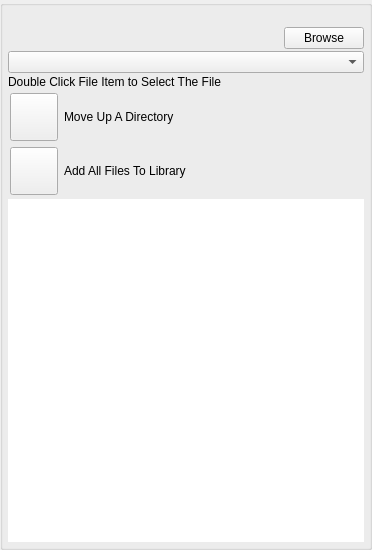
<?xml version="1.0" encoding="UTF-8"?>
<ui version="4.0">
 <class>AppletBrowseFilesUi</class>
 <widget class="QWidget" name="AppletBrowseFilesUi">
  <property name="geometry">
   <rect>
    <x>0</x>
    <y>0</y>
    <width>372</width>
    <height>550</height>
   </rect>
  </property>
  <property name="windowTitle">
   <string>Browse Files</string>
  </property>
  <property name="windowOpacity">
   <double>1.000000000000000</double>
  </property>
  <property name="toolTip">
   <string/>
  </property>
  <layout class="QVBoxLayout" name="verticalLayout">
   <property name="spacing">
    <number>0</number>
   </property>
   <property name="leftMargin">
    <number>0</number>
   </property>
   <property name="topMargin">
    <number>0</number>
   </property>
   <property name="rightMargin">
    <number>0</number>
   </property>
   <property name="bottomMargin">
    <number>0</number>
   </property>
   <item>
    <widget class="QGroupBox" name="FileItemsBox">
     <property name="minimumSize">
      <size>
       <width>0</width>
       <height>0</height>
      </size>
     </property>
     <property name="title">
      <string/>
     </property>
     <layout class="QVBoxLayout" name="verticalLayout_2">
      <property name="spacing">
       <number>2</number>
      </property>
      <property name="leftMargin">
       <number>5</number>
      </property>
      <property name="topMargin">
       <number>5</number>
      </property>
      <property name="rightMargin">
       <number>5</number>
      </property>
      <property name="bottomMargin">
       <number>5</number>
      </property>
      <item>
       <widget class="QLabel" name="m_StatusLabel">
        <property name="sizePolicy">
         <sizepolicy hsizetype="Expanding" vsizetype="Preferred">
          <horstretch>0</horstretch>
          <verstretch>0</verstretch>
         </sizepolicy>
        </property>
        <property name="text">
         <string notr="true"/>
        </property>
       </widget>
      </item>
      <item>
       <layout class="QHBoxLayout" name="horizontalLayout_3">
        <item>
         <widget class="VxLabel" name="m_CurDirLabel">
          <property name="sizePolicy">
           <sizepolicy hsizetype="Expanding" vsizetype="Preferred">
            <horstretch>0</horstretch>
            <verstretch>0</verstretch>
           </sizepolicy>
          </property>
          <property name="minimumSize">
           <size>
            <width>0</width>
            <height>0</height>
           </size>
          </property>
          <property name="maximumSize">
           <size>
            <width>16777215</width>
            <height>16777215</height>
           </size>
          </property>
          <property name="layoutDirection">
           <enum>Qt::LeftToRight</enum>
          </property>
          <property name="text">
           <string/>
          </property>
          <property name="scaledContents">
           <bool>false</bool>
          </property>
          <property name="alignment">
           <set>Qt::AlignLeading|Qt::AlignLeft|Qt::AlignTop</set>
          </property>
          <property name="wordWrap">
           <bool>true</bool>
          </property>
          <property name="margin">
           <number>0</number>
          </property>
         </widget>
        </item>
        <item>
         <widget class="QPushButton" name="m_BrowseButton">
          <property name="text">
           <string>Browse</string>
          </property>
         </widget>
        </item>
       </layout>
      </item>
      <item>
       <widget class="VxComboBoxFileFilter" name="m_FileFilterComboBox"/>
      </item>
      <item>
       <widget class="QLabel" name="m_DoubleTapInstructionLabel">
        <property name="text">
         <string>Double Click File Item to Select The File</string>
        </property>
       </widget>
      </item>
      <item>
       <widget class="QWidget" name="m_UpDirWidget" native="true">
        <layout class="QHBoxLayout" name="horizontalLayout_2">
         <property name="leftMargin">
          <number>2</number>
         </property>
         <property name="topMargin">
          <number>2</number>
         </property>
         <property name="rightMargin">
          <number>2</number>
         </property>
         <property name="bottomMargin">
          <number>2</number>
         </property>
         <item>
          <widget class="VxPushButton" name="m_UpDirectoryButton">
           <property name="minimumSize">
            <size>
             <width>48</width>
             <height>48</height>
            </size>
           </property>
           <property name="maximumSize">
            <size>
             <width>48</width>
             <height>48</height>
            </size>
           </property>
           <property name="text">
            <string/>
           </property>
           <property name="iconSize">
            <size>
             <width>48</width>
             <height>48</height>
            </size>
           </property>
          </widget>
         </item>
         <item>
          <widget class="VxLabel" name="m_UpDirectoryLabel">
           <property name="sizePolicy">
            <sizepolicy hsizetype="Expanding" vsizetype="Preferred">
             <horstretch>0</horstretch>
             <verstretch>0</verstretch>
            </sizepolicy>
           </property>
           <property name="text">
            <string>Move Up A Directory</string>
           </property>
          </widget>
         </item>
        </layout>
       </widget>
      </item>
      <item>
       <widget class="QWidget" name="m_AddAllWidget" native="true">
        <layout class="QHBoxLayout" name="horizontalLayout_4">
         <property name="leftMargin">
          <number>2</number>
         </property>
         <property name="topMargin">
          <number>2</number>
         </property>
         <property name="rightMargin">
          <number>2</number>
         </property>
         <property name="bottomMargin">
          <number>2</number>
         </property>
         <item>
          <widget class="VxPushButton" name="m_AddAllButton">
           <property name="minimumSize">
            <size>
             <width>48</width>
             <height>48</height>
            </size>
           </property>
           <property name="maximumSize">
            <size>
             <width>48</width>
             <height>48</height>
            </size>
           </property>
           <property name="text">
            <string/>
           </property>
           <property name="iconSize">
            <size>
             <width>48</width>
             <height>48</height>
            </size>
           </property>
          </widget>
         </item>
         <item>
          <widget class="VxLabel" name="m_AddAllLabel">
           <property name="sizePolicy">
            <sizepolicy hsizetype="Expanding" vsizetype="Preferred">
             <horstretch>0</horstretch>
             <verstretch>0</verstretch>
            </sizepolicy>
           </property>
           <property name="text">
            <string>Add All Files To Library</string>
           </property>
          </widget>
         </item>
        </layout>
       </widget>
      </item>
      <item>
       <widget class="QListWidget" name="FileItemList">
        <property name="font">
         <font>
          <pointsize>8</pointsize>
         </font>
        </property>
        <property name="frameShape">
         <enum>QFrame::NoFrame</enum>
        </property>
        <property name="frameShadow">
         <enum>QFrame::Plain</enum>
        </property>
        <property name="lineWidth">
         <number>0</number>
        </property>
        <property name="iconSize">
         <size>
          <width>32</width>
          <height>32</height>
         </size>
        </property>
        <property name="verticalScrollMode">
         <enum>QAbstractItemView::ScrollPerPixel</enum>
        </property>
        <property name="resizeMode">
         <enum>QListView::Adjust</enum>
        </property>
        <property name="uniformItemSizes">
         <bool>true</bool>
        </property>
       </widget>
      </item>
     </layout>
    </widget>
   </item>
  </layout>
 </widget>
 <customwidgets>
  <customwidget>
   <class>VxPushButton</class>
   <extends>QPushButton</extends>
   <header>VxPushButton.h</header>
  </customwidget>
  <customwidget>
   <class>VxLabel</class>
   <extends>QLabel</extends>
   <header>VxLabel.h</header>
  </customwidget>
  <customwidget>
   <class>VxComboBoxFileFilter</class>
   <extends>QComboBox</extends>
   <header>VxComboBoxFileFilter.h</header>
  </customwidget>
 </customwidgets>
 <resources/>
 <connections/>
</ui>
